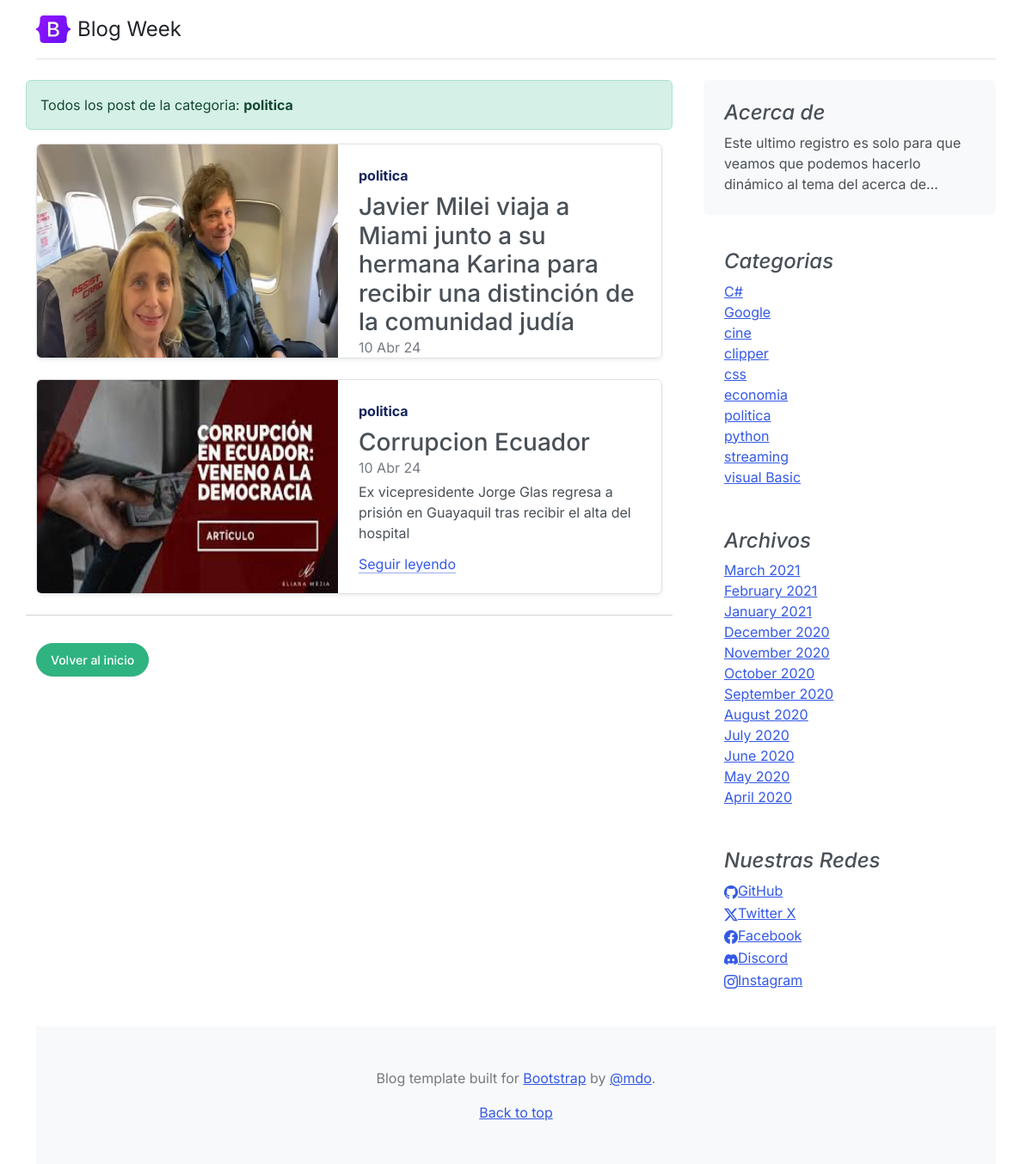
The app's page /category/10, older data.
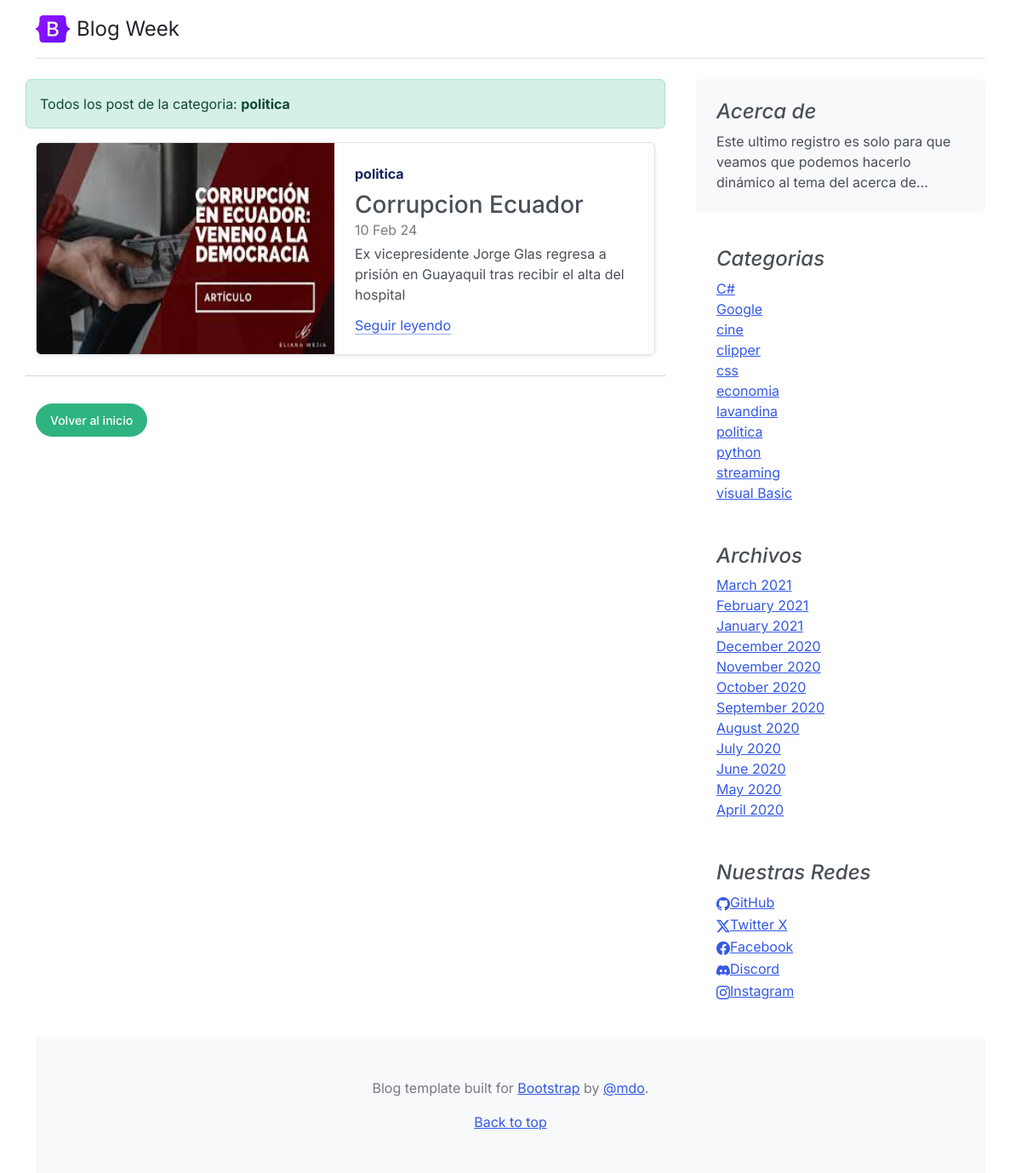
The same page, newer data.
### core/models.py (models this page shows, shortened)
class Post(models.Model):
    title = models.CharField(max_length=250, verbose_name='Titulo')
    excerpt = models.TextField(verbose_name='Bajada')
    content = RichTextField(verbose_name='Contenido')
    image = models.ImageField(
        upload_to='posts', null=True, blank=True, verbose_name='Imagen')
    published = models.BooleanField(default=False, verbose_name='Publicado')
    category = models.ForeignKey(
        Category, on_delete=models.CASCADE, related_name='get_posts', verbose_name='Categoria')
    author = models.ForeignKey(
        User, on_delete=models.CASCADE, related_name='get_posts', verbose_name='Autor')
    tags = models.ManyToManyField(Tag, verbose_name='Etiquetas')
    created = models.DateTimeField(
        auto_now_add=True, verbose_name='Fecha de creacion')
    updated = models.DateTimeField(
        auto_now=True, verbose_name='Fecha de modificacion')
    class Meta:
        verbose_name = 'Publicacion'
        verbose_name_plural = 'Publicaciones'
        db_table = 'Post'
        ordering = ['-created']

class Category(models.Model):
    name = models.CharField(max_length=200, unique=True, verbose_name='Nombre')
    active = models.BooleanField(default=True, verbose_name='Activo')
    created = models.DateTimeField(
        auto_now_add=True, verbose_name='Fecha de creacion')
    updated = models.DateTimeField(
        auto_now=True, verbose_name='Fecha de modificacion')
    class Meta:
        verbose_name = 'Categoria'
        verbose_name_plural = 'Categorias'
        db_table = 'categoria'
        ordering = ['name']
    def __str__(self):
        return self.name

### core/views.py (the view)
# urls.py: path('category/<int:category_id>',category, name="category"),
def category(request,category_id):
    try:
        category=get_object_or_404(Category, id=category_id)
        data={
            'category' : category,
        }
        return render(request, 'core/category.html', data)
    except:
        return render(request, 'core/404.html')

### core/models.py (called while the page is built)
    def __str__(self):
        return self.description

### core/processors.py (called while the page is built)
def ctx_dic_about(request):
    ctx_about = {}
    ctx_about['ABOUT'] = About.objects.latest('created')
    return ctx_about

def ctx_dic_category(request):
    ctx_category= {}
    ctx_category['categories']=Category.objects.filter(active=True)
    return ctx_category

def ctx_dic_link(request):
    ctx_link = {}
    links = Link.objects.all()
    for link in links:
        ctx_link[link.key] = {'url': link.url, 'icon': link.icon}
    return ctx_link

### core/templates/core/category.html
{% extends 'core/base.html' %}
{% load static %}
{% block content %}
    <div class="alert alert-success" role="alert">
        Todos los post de la categoria: <strong>{{ category.name }}</strong>
    </div>
{% for post in category.get_posts.all %}
    <div class="col-md-12">
        <div class="row g-0 border rounded overflow-hidden flex-md-row mb-4 shadow-sm h-md-250 position-relative">
            <div class="col-auto d-none d-lg-block">
                <img class="bd-placeholder-img" width="350" height="250" src={{ post.image.url }} alt="">
            </div>
            <div class="col p-4 d-flex flex-column position-static">
                <strong class="d-inline-block mb-2 text-primary-emphasis">{{post.category}} </strong>
                <h3 class="mb-0">{{ post.title}}</h3>
                <div class="mb-1 text-body-secondary">{{post.created|date:"d M y"}}</div>
                <p class="card-text mb-auto">{{post.excerpt}}</p>
                <a href={% url "post" post.id %} class="icon-link gap-1 icon-link-hover stretched-link">
                    Seguir leyendo
                </a>
            </div>
        </div>
    </div>
{% empty %}
    <div class="alert alert-danger" role="alert">
        <strong> No existe post para la categoria: {{ category.name }}</strong>
    </div>
{% endfor %}
    <hr>
    {% if request.path != '/' %}
    <div class="my-3">
        <a class="btn btn-success rounded-pill"href={% url "home" %}>Volver al inicio</a>
    </div>
    {% endif %}
{% endblock content %}

### core/templates/core/base.html (shortened to what the changed rows need)
<!DOCTYPE html>
<html lang="en">
<head>
    {% load static %}
    <link rel="stylesheet" href="https://cdn.jsdelivr.net/npm/bootstrap-icons@1.11.3/font/bootstrap-icons.min.css">
    <link href="{% static 'core/css/bootstrap.min.css' %}" rel="stylesheet">
    <link href= {% static 'core/css/blog.css' %} rel="stylesheet">
</head>
<body>
    <div class="container">
    <main>
        <div class="row g-5">
            <div class="col-md-8">
                <div class="row mb-2">
                    {% block content %}{% endblock content %}
                </div>
            </div>
            <aside class="col-md-4">
                <div class="position-sticky" style="top: 2rem;">
                    <div class="p-4">
                        <ol class="list-unstyled mb-0">
                            {% for item in categories %}
                                <li><a href={% url 'category' item.id %}>{{ item.name }}</a></li>
                            {% endfor %}
                        </ol>
                    </div>
                </div>
            </aside>
        </div>
    </main>
    </div>
</body>
</html>

Row changes from the older to the newer data that the page shows:
no longer on this page (row edited): Post: image (picture), category "politica", title "Javier Milei viaja a Miami junto a su hermana Karina para recibir una distinción de la comunidad judía", created "10 Abr 24"
changed Post "Corrupcion Ecuador": created "10 Abr 24" → "10 Feb 24"
now on this page (row edited): Category: name "lavandina"
